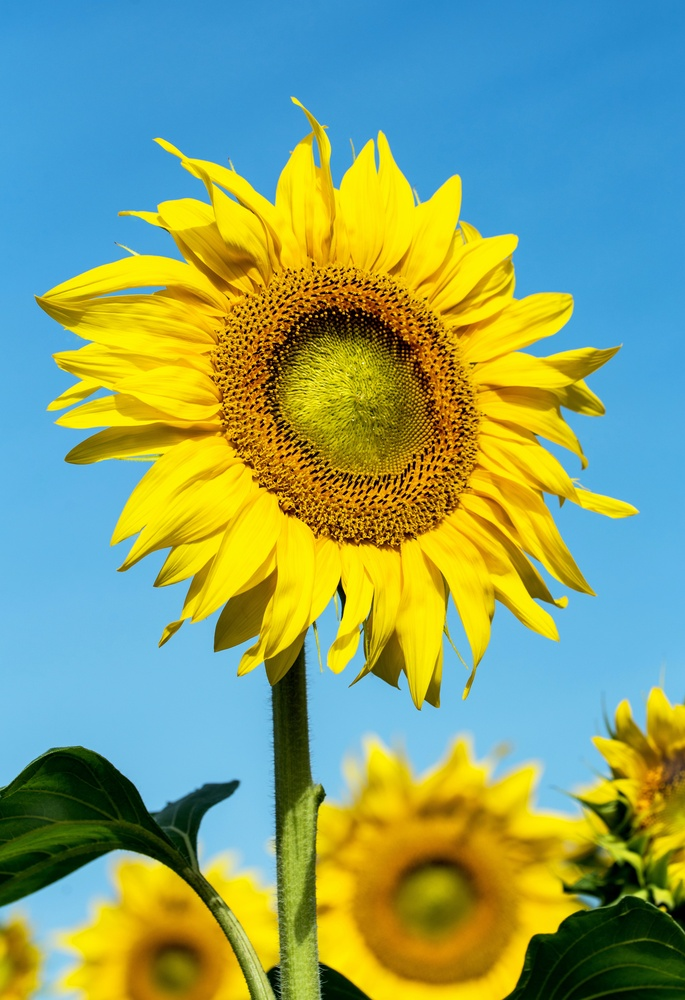
#> input picture sunflower.jpg, 685 x 1000 px, shrunk from 3888 x 5680 before the run, found by its file name
$ python Bismillah.py
#> lines starting #> are read from the running program, lines starting #| are printed output that depends on the picture
#import library
import cv2
import matplotlib.pyplot as plt
import matplotlib.image as mpimage
import os
#membaca citra digital dari folder yang ada di komputer
citra = cv2.imread("D:\Semester 4_Henny\Pencitraan Digital\PRAKTIKUM PCD\sunflower.jpg")
#> citra is the input picture: shape (1000, 685, 3); mean B, G, R 111.4, 161.8, 133.7
#menampilkan citra digital yang sudah dibaca
cv2.imshow("sunflower", citra)
#menampilkan matriks dari citra
#menampilkan semua channel warna dalam citra
print(citra)
#> (printed output is left out)
#menampilkan channel warna blue
print(citra[:,:,0])
#> (printed output is left out)
#menampilkan channel warna green
print(citra[:,:,1])
#> (printed output is left out)
#menampilkan channel warna red
print(citra[:,:,2])
#> (printed output is left out)
#menunggu sampai user sembarang tombol baru akan close
cv2.waitKey()

x = [24, 25, 26]
y = [23, 24, 25]

plt.plot(x,y)
plt.show()
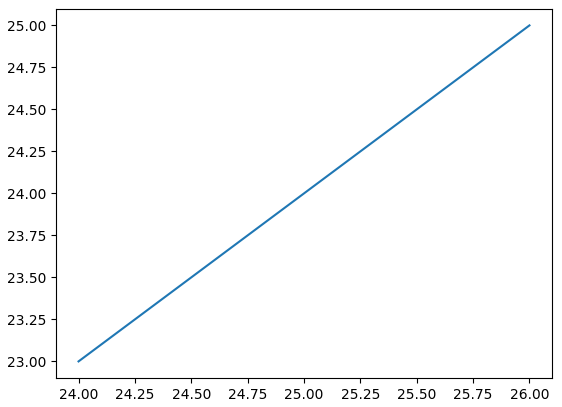
#> figure drawn by matplotlib, 1 panel
